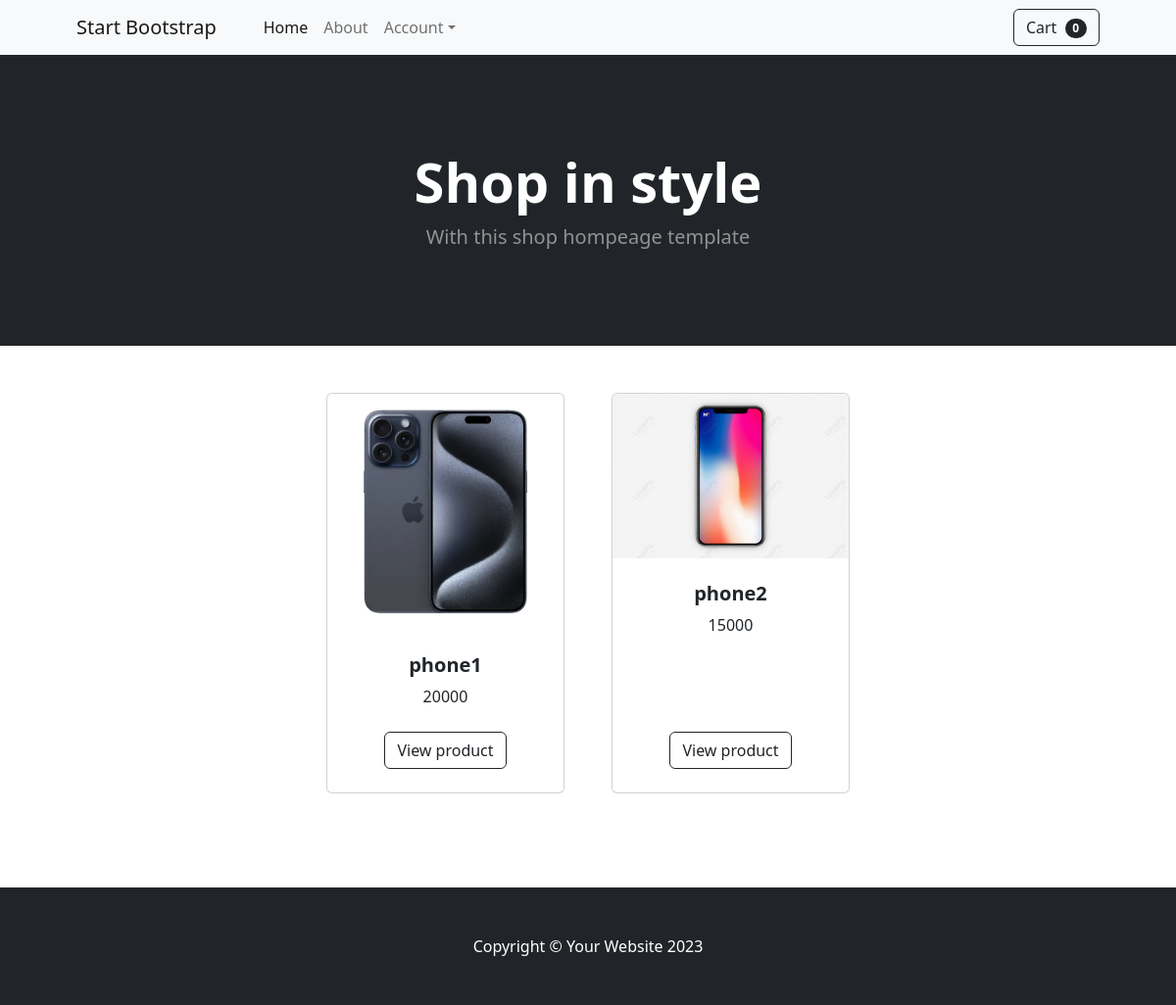
The page / on the database its author committed.
### ecommapp/models.py (models this page shows, shortened)
class Products(models.Model):
    product_name=models.CharField(max_length=100,unique=True)
    category=models.ForeignKey(Categories,on_delete=models.CASCADE)
    price=models.PositiveIntegerField()
    image=models.ImageField(upload_to="images",null=True)
    description=models.CharField(max_length=250,null=True)

### ecommapp/views.py (the view)
# urls.py: path('',views.HomeView.as_view(),name="home"),
class HomeView(TemplateView):
    template_name="home.html"
    def get_context_data(self, **kwargs):
        context=super().get_context_data(**kwargs)
        all_products=Products.objects.all()
        context["products"]=all_products
        return context

### ecommapp/context_processors.py (called while the page is built)
def count_context(request):
    if request.user.is_authenticated:
        count=Cart.objects.filter(user_id=request.user).exclude(status='order-placed').count()
        return {'count':count}
    else:
        return {'count':0}

### ecommapp/templates/home.html
{% extends 'index.html' %}
{% block content %}
<div class="container">
    <div class="row gx-4 gx-lg-5 row-cols-2 row-cols-md-3 row-cols-xl-4 justify-content-center">
        {% for product in products %}
        <div class="col mb-5">
            <div class="card h-100">
                <img class="card-img-top" src="{{product.image.url}}" alt="..." />
                <div class="card-body p-4">
                    <div class="text-center">
                        <h5 class="fw-bolder">{{product.product_name}}</h5>
                        {{product.price}}
                    </div>
                </div>
                <div class="card-footer p-4 pt-0 border-top-0 bg-transparent">
                    <div class="text-center"><a class="btn btn-outline-dark mt-auto" href="{% url 'product_detail' product.id %}">View product</a></div>
                </div>
            </div>
        </div>
        {% endfor %}
    </div>
</div>
{% endblock %}

### rows shown on the page
Products: image (picture), product_name "phone1", price "20000"
Products: image (picture), product_name "phone2", price "15000"

### other values the page prints
{{ count }} "0"
